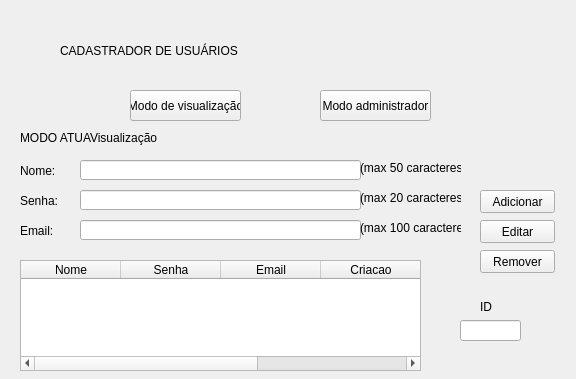
<?xml version="1.0" encoding="UTF-8"?>
<ui version="4.0">
 <class>MainWindow</class>
 <widget class="QMainWindow" name="MainWindow">
  <property name="geometry">
   <rect>
    <x>0</x>
    <y>0</y>
    <width>576</width>
    <height>379</height>
   </rect>
  </property>
  <property name="minimumSize">
   <size>
    <width>576</width>
    <height>379</height>
   </size>
  </property>
  <property name="maximumSize">
   <size>
    <width>576</width>
    <height>379</height>
   </size>
  </property>
  <property name="windowTitle">
   <string>MainWindow</string>
  </property>
  <widget class="QWidget" name="centralwidget">
   <widget class="QLabel" name="lbl_titulo">
    <property name="geometry">
     <rect>
      <x>60</x>
      <y>20</y>
      <width>451</width>
      <height>61</height>
     </rect>
    </property>
    <property name="autoFillBackground">
     <bool>false</bool>
    </property>
    <property name="styleSheet">
     <string notr="true">font: 75 20pt &quot;Arial&quot;;</string>
    </property>
    <property name="text">
     <string>CADASTRADOR DE USUÁRIOS</string>
    </property>
   </widget>
   <widget class="QPushButton" name="btn_visul">
    <property name="geometry">
     <rect>
      <x>130</x>
      <y>90</y>
      <width>111</width>
      <height>31</height>
     </rect>
    </property>
    <property name="text">
     <string>Modo de visualização</string>
    </property>
   </widget>
   <widget class="QPushButton" name="btn_admin">
    <property name="geometry">
     <rect>
      <x>320</x>
      <y>90</y>
      <width>111</width>
      <height>31</height>
     </rect>
    </property>
    <property name="text">
     <string>Modo administrador</string>
    </property>
   </widget>
   <widget class="QLabel" name="lbl_modoAtual">
    <property name="geometry">
     <rect>
      <x>20</x>
      <y>130</y>
      <width>71</width>
      <height>16</height>
     </rect>
    </property>
    <property name="text">
     <string>MODO ATUAL:</string>
    </property>
   </widget>
   <widget class="QLabel" name="lbl_status">
    <property name="geometry">
     <rect>
      <x>90</x>
      <y>130</y>
      <width>71</width>
      <height>16</height>
     </rect>
    </property>
    <property name="text">
     <string>Visualização</string>
    </property>
   </widget>
   <widget class="QLabel" name="lbl_nome">
    <property name="geometry">
     <rect>
      <x>20</x>
      <y>160</y>
      <width>81</width>
      <height>21</height>
     </rect>
    </property>
    <property name="styleSheet">
     <string notr="true">font: 75 14pt &quot;Arial&quot;;</string>
    </property>
    <property name="text">
     <string>Nome:</string>
    </property>
   </widget>
   <widget class="QLabel" name="lbl_senha">
    <property name="geometry">
     <rect>
      <x>20</x>
      <y>190</y>
      <width>61</width>
      <height>21</height>
     </rect>
    </property>
    <property name="styleSheet">
     <string notr="true">font: 75 14pt &quot;Arial&quot;;</string>
    </property>
    <property name="text">
     <string>Senha:</string>
    </property>
   </widget>
   <widget class="QLabel" name="lbl_email">
    <property name="geometry">
     <rect>
      <x>20</x>
      <y>220</y>
      <width>61</width>
      <height>21</height>
     </rect>
    </property>
    <property name="styleSheet">
     <string notr="true">font: 75 14pt &quot;Arial&quot;;</string>
    </property>
    <property name="text">
     <string>Email:</string>
    </property>
   </widget>
   <widget class="QLineEdit" name="txt_nome">
    <property name="geometry">
     <rect>
      <x>80</x>
      <y>160</y>
      <width>281</width>
      <height>20</height>
     </rect>
    </property>
   </widget>
   <widget class="QLineEdit" name="txt_senha">
    <property name="geometry">
     <rect>
      <x>80</x>
      <y>190</y>
      <width>281</width>
      <height>20</height>
     </rect>
    </property>
   </widget>
   <widget class="QLineEdit" name="txt_email">
    <property name="geometry">
     <rect>
      <x>80</x>
      <y>220</y>
      <width>281</width>
      <height>20</height>
     </rect>
    </property>
   </widget>
   <widget class="QLabel" name="label">
    <property name="geometry">
     <rect>
      <x>360</x>
      <y>160</y>
      <width>101</width>
      <height>16</height>
     </rect>
    </property>
    <property name="text">
     <string>(max 50 caracteres)</string>
    </property>
   </widget>
   <widget class="QLabel" name="label_2">
    <property name="geometry">
     <rect>
      <x>360</x>
      <y>190</y>
      <width>101</width>
      <height>16</height>
     </rect>
    </property>
    <property name="text">
     <string>(max 20 caracteres)</string>
    </property>
   </widget>
   <widget class="QLabel" name="label_3">
    <property name="geometry">
     <rect>
      <x>360</x>
      <y>220</y>
      <width>101</width>
      <height>16</height>
     </rect>
    </property>
    <property name="text">
     <string>(max 100 caracteres)</string>
    </property>
   </widget>
   <widget class="QTableWidget" name="qtab_usuarios">
    <property name="geometry">
     <rect>
      <x>20</x>
      <y>260</y>
      <width>401</width>
      <height>111</height>
     </rect>
    </property>
    <column>
     <property name="text">
      <string>Nome</string>
     </property>
    </column>
    <column>
     <property name="text">
      <string>Senha</string>
     </property>
    </column>
    <column>
     <property name="text">
      <string>Email</string>
     </property>
    </column>
    <column>
     <property name="text">
      <string>Criacao</string>
     </property>
    </column>
    <column>
     <property name="text">
      <string>ID</string>
     </property>
    </column>
   </widget>
   <widget class="QPushButton" name="btn_add">
    <property name="geometry">
     <rect>
      <x>480</x>
      <y>190</y>
      <width>75</width>
      <height>23</height>
     </rect>
    </property>
    <property name="text">
     <string>Adicionar</string>
    </property>
   </widget>
   <widget class="QPushButton" name="btn_editar">
    <property name="geometry">
     <rect>
      <x>480</x>
      <y>220</y>
      <width>75</width>
      <height>23</height>
     </rect>
    </property>
    <property name="text">
     <string>Editar</string>
    </property>
   </widget>
   <widget class="QPushButton" name="btn_remover">
    <property name="geometry">
     <rect>
      <x>480</x>
      <y>250</y>
      <width>75</width>
      <height>23</height>
     </rect>
    </property>
    <property name="text">
     <string>Remover</string>
    </property>
   </widget>
   <widget class="QLineEdit" name="txt_id">
    <property name="geometry">
     <rect>
      <x>460</x>
      <y>320</y>
      <width>61</width>
      <height>21</height>
     </rect>
    </property>
   </widget>
   <widget class="QLabel" name="label_4">
    <property name="geometry">
     <rect>
      <x>480</x>
      <y>300</y>
      <width>47</width>
      <height>13</height>
     </rect>
    </property>
    <property name="text">
     <string>ID</string>
    </property>
   </widget>
  </widget>
 </widget>
 <resources/>
 <connections/>
</ui>
